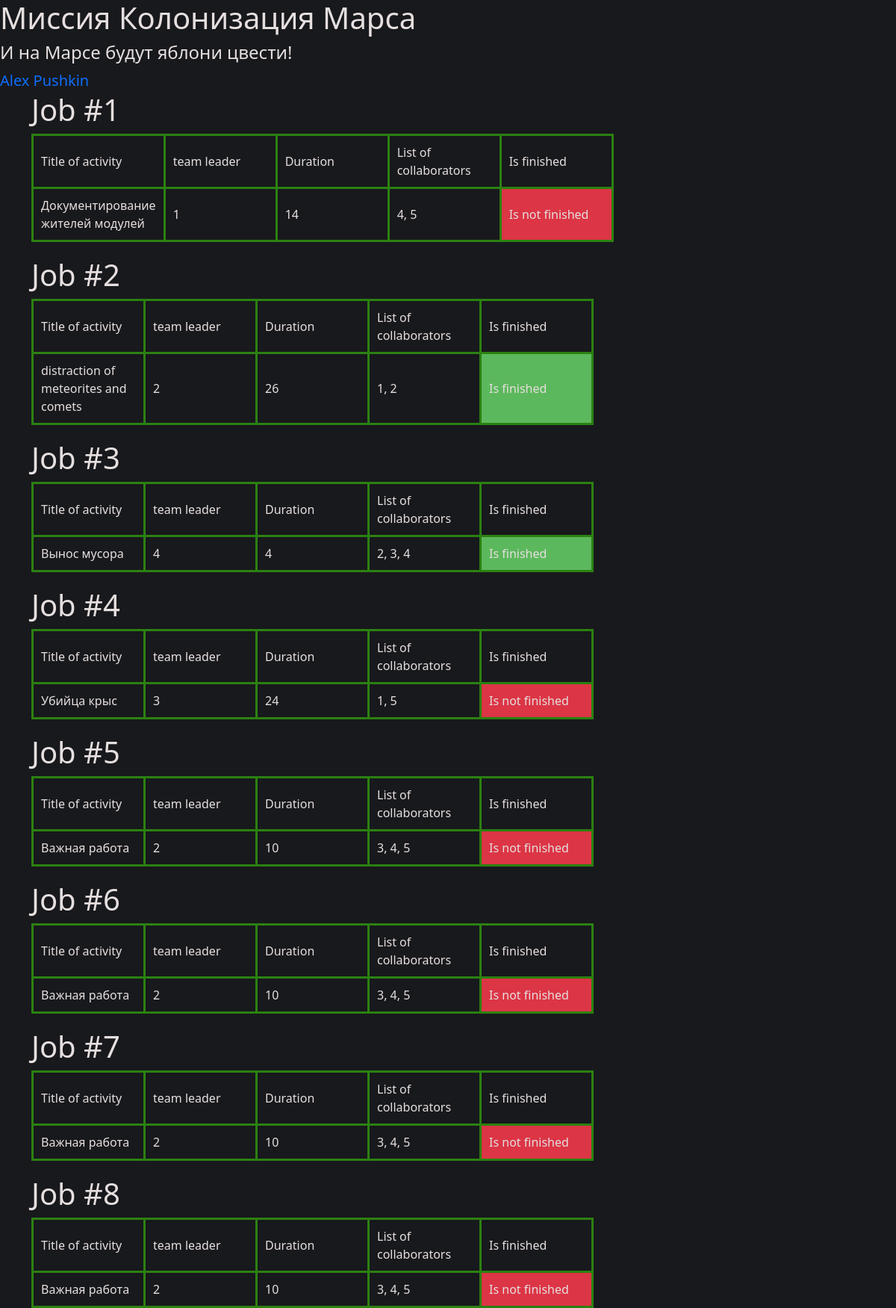
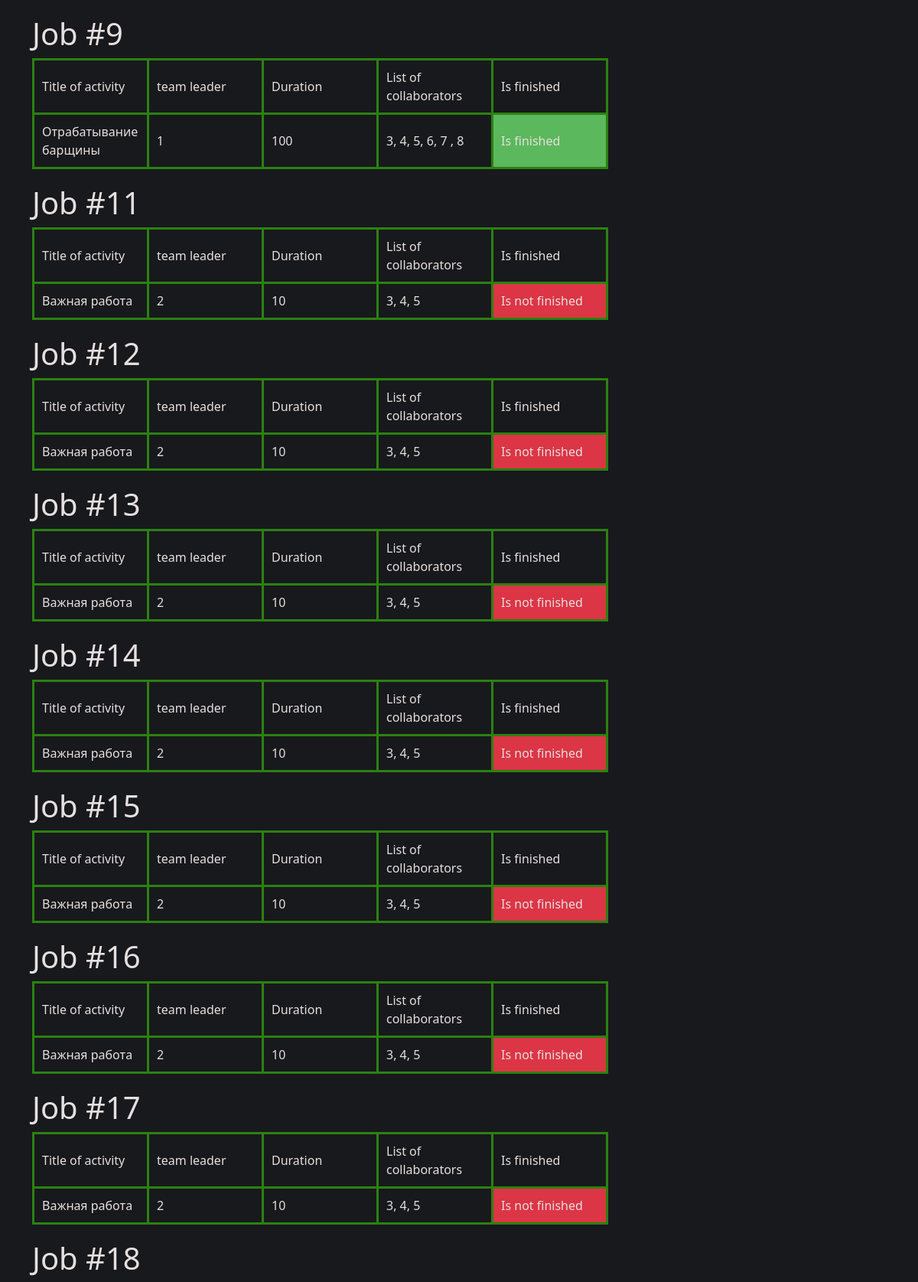
Screenshot of /table (signed in, upper part) with the database file from the repository (2 pictures, top to bottom).
### data/users.py (models this page shows, shortened)
class User(SqlAlchemyBase, UserMixin, SerializerMixin):
    __tablename__ = 'users'
    id = sqlalchemy.Column(sqlalchemy.Integer,
                           primary_key=True, autoincrement=True)
    surname = sqlalchemy.Column(sqlalchemy.String, nullable=True)
    name = sqlalchemy.Column(sqlalchemy.String, nullable=True)
    age = sqlalchemy.Column(sqlalchemy.Integer)
    position = sqlalchemy.Column(sqlalchemy.String, nullable=True)
    speciality = sqlalchemy.Column(sqlalchemy.String, nullable=True)
    address = sqlalchemy.Column(sqlalchemy.String, nullable=True)
    email = sqlalchemy.Column(sqlalchemy.String,
                              index=True, unique=True, nullable=True)
    hashed_password = sqlalchemy.Column(sqlalchemy.String, nullable=True)
    modified_date = sqlalchemy.Column(sqlalchemy.DateTime, default=datetime.datetime.now)
    job = sqlalchemy.orm.relationship("Job", back_populates='user')

### data/jobs.py (models this page shows, shortened)
class Job(SqlAlchemyBase, SerializerMixin):
    __tablename__ = 'jobs'
    id = sqlalchemy.Column(sqlalchemy.Integer,
                           primary_key=True, autoincrement=True)
    team_leader = sqlalchemy.Column(sqlalchemy.Integer, sqlalchemy.ForeignKey("users.id"))
    job = sqlalchemy.Column(sqlalchemy.String)
    work_size = sqlalchemy.Column(sqlalchemy.Integer)
    collaborators = sqlalchemy.Column(sqlalchemy.String)
    start_date = sqlalchemy.Column(sqlalchemy.DateTime, default=datetime.datetime.now)
    end_date = sqlalchemy.Column(sqlalchemy.DateTime)
    is_finished = sqlalchemy.Column(sqlalchemy.Boolean, default=False)
    user = orm.relationship('User')

### repr.py (the view)
@app.route('/table')
def table():
    db_sess = create_session()
    lst = []
    for job in db_sess.query(Job).all():
        lst.append(job)
    return render_template('table.html', title='Работа', list=lst)

### data/db_session.py (called while the page is built)
def create_session() -> Session:
    global __factory
    return __factory()

### repr.py (called while the page is built)
@login_manager.user_loader
def load_user(user_id):
    db_sess = db_session.create_session()
    return db_sess.query(User).get(user_id)

### templates/table.html
{% extends "base.html" %}
{% block hed %}
<link rel="stylesheet" href="/static/css/table.css">
{% endblock %}
{% block content %}
{% for job in list %}
<h1>Job #{{job.id}}</h1>
<table>
    <thead>
    <tr>
        <td>Title of activity</td>
        <td>team leader</td>
        <td>Duration</td>
        <td>List of collaborators</td>
        <td>Is finished</td>
    </tr>
    </thead>
    <tbody>
        <tr>
            <td>{{job.job}}</td>
            <td>{{job.team_leader}}</td>
            <td>{{job.work_size}}</td>
            <td>{{job.collaborators}}</td>
            {% if job.is_finished %}
            <td class="finished">Is finished</td>
            {% else %}
            <td class="not_finished">Is not finished</td>
            {% endif %}
        </tr>
    </tbody>
</table>
{% endfor %}
{% endblock %}

### templates/base.html (shortened to what this page needs)
<!DOCTYPE html>
<html lang="en">
    <head>
                    <link rel="stylesheet"
                    href="https://cdn.jsdelivr.net/npm/bootstrap@5.0.0-beta1/dist/css/bootstrap.min.css"
>
        {% block hed%}{% endblock %}
    </head>
    <body>
    <h1>Миссия Колонизация Марса</h1>
    <h4>И на Марсе будут яблони цвести!</h4>
    {% if current_user.is_authenticated %}
    <a class="navbar-brand" href="/logout">{{ current_user.name + " " + current_user.surname }}</a>
{% else %}
    <p>
        <a class="btn btn-primary " href="/register">Зарегистрироваться</a>
        <a class="btn btn-success" href="/login">Войти</a>
    </p>
{% endif %}
    <main role="main" class="container">
    {% block content %}{% endblock %}
    </main>
    </body>
</html>

### static/css/table.css (style rules this page uses)
td { text-align: left; padding: 10px; border: 3px solid rgb(43, 129, 17); min-width: 150px; }
td.finished { background: #5cb85c }
td.not_finished { background: #dc3545 }
body { background-color: #18191C; color: #e6dfdf; }
table { width: 650px; border-top: 7px solid rgb(43, 129, 17); border-collapse: collapse; text-align: center; margin-bottom: 20px; border: 1px solid #dddddd; }

### rows the page displays
User: name+surname "Alex Pushkin"
Job: id "1", job "Документирование жителей модулей", team_leader "1", work_size "14", collaborators "4, 5", is_finished "Is not finished"
Job: id "2", job "distraction of meteorites and comets", team_leader "2", work_size "26", collaborators "1, 2", is_finished "Is finished"
Job: id "3", job "Вынос мусора", team_leader "4", work_size "4", collaborators "2, 3, 4", is_finished "Is finished"
Job: id "4", job "Убийца крыс", team_leader "3", work_size "24", collaborators "1, 5", is_finished "Is not finished"
Job: id "5", job "Важная работа", team_leader "2", work_size "10", collaborators "3, 4, 5", is_finished "Is not finished"
Job: id "6", job "Важная работа", team_leader "2", work_size "10", collaborators "3, 4, 5", is_finished "Is not finished"
Job: id "7", job "Важная работа", team_leader "2", work_size "10", collaborators "3, 4, 5", is_finished "Is not finished"
Job: id "8", job "Важная работа", team_leader "2", work_size "10", collaborators "3, 4, 5", is_finished "Is not finished"
Job: id "9", job "Отрабатывание барщины", team_leader "1", work_size "100", collaborators "3, 4, 5, 6, 7 , 8", is_finished "Is finished"
Job: id "11", job "Важная работа", team_leader "2", work_size "10", collaborators "3, 4, 5", is_finished "Is not finished"
Job: id "12", job "Важная работа", team_leader "2", work_size "10", collaborators "3, 4, 5", is_finished "Is not finished"
Job: id "13", job "Важная работа", team_leader "2", work_size "10", collaborators "3, 4, 5", is_finished "Is not finished"
Job: id "14", job "Важная работа", team_leader "2", work_size "10", collaborators "3, 4, 5", is_finished "Is not finished"
Job: id "15", job "Важная работа", team_leader "2", work_size "10", collaborators "3, 4, 5", is_finished "Is not finished"
Job: id "16", job "Важная работа", team_leader "2", work_size "10", collaborators "3, 4, 5", is_finished "Is not finished"
Job: id "17", job "Важная работа", team_leader "2", work_size "10", collaborators "3, 4, 5", is_finished "Is not finished"
Job: id "18"
